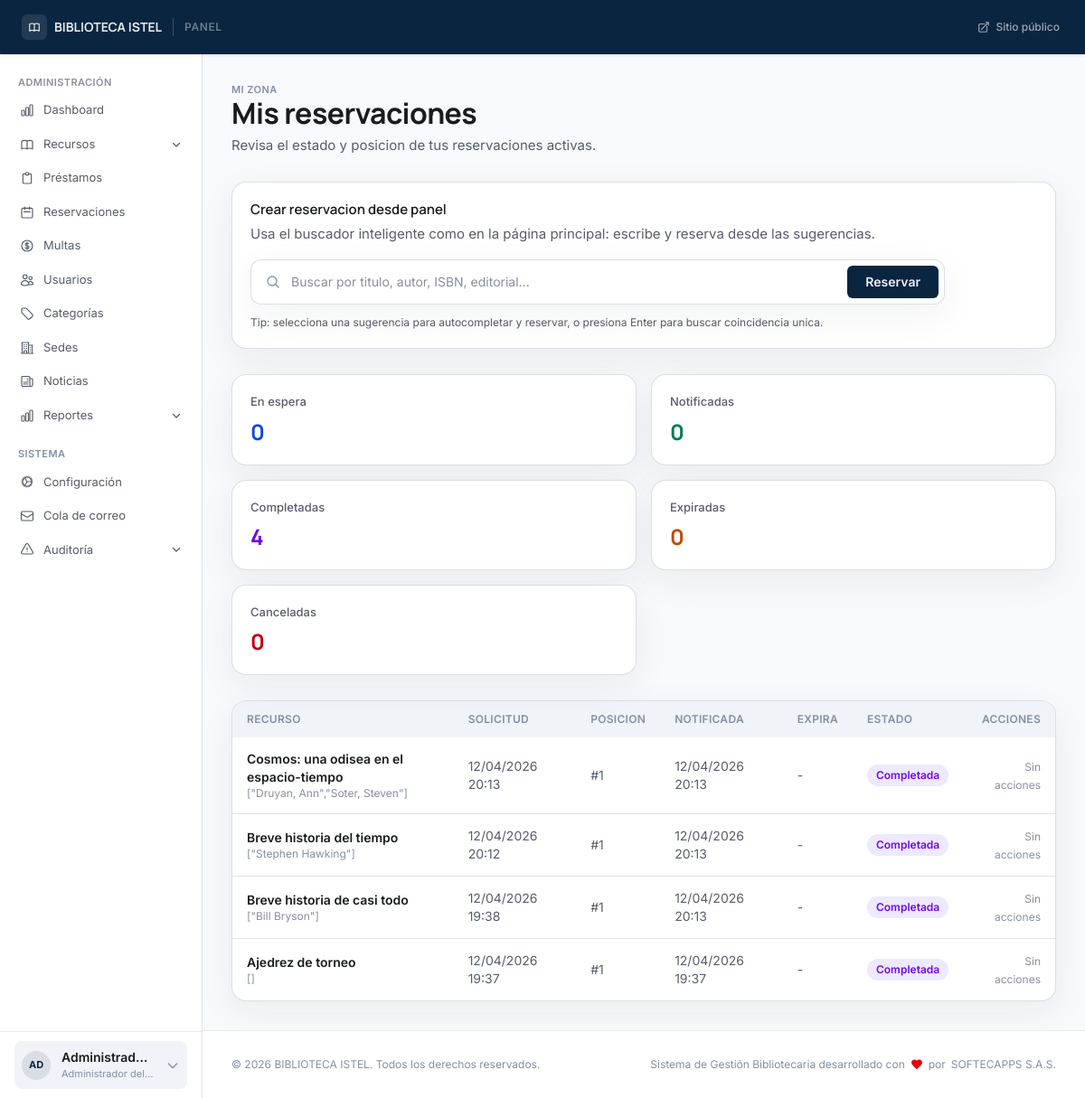
The page /account/reservations (signed in) on the database its author committed.
### tables this page shows
CREATE TABLE `users` (
  `id` int(10) unsigned NOT NULL AUTO_INCREMENT,
  `user_number` varchar(20) DEFAULT NULL,
  `name` varchar(150) NOT NULL,
  `email` varchar(150) NOT NULL,
  `document_number` varchar(30) NOT NULL,
  `phone` varchar(30) DEFAULT NULL,
  `address` text DEFAULT NULL,
  `birthdate` date DEFAULT NULL,
  `photo` varchar(255) DEFAULT NULL,
  `role` enum('admin','librarian','teacher','user','guest') NOT NULL DEFAULT 'user',
  `user_type` enum('student','teacher','external','staff') NOT NULL DEFAULT 'student',
  `status` enum('active','suspended','blocked','inactive') NOT NULL DEFAULT 'active',
  `password_hash` varchar(255) NOT NULL,
  `remember_token` varchar(64) DEFAULT NULL,
  `remember_expires` datetime DEFAULT NULL,
  `email_verified_at` datetime DEFAULT NULL,
  `force_password_change` tinyint(1) NOT NULL DEFAULT 0,
  `last_login_at` datetime DEFAULT NULL,
  `last_login_ip` varchar(45) DEFAULT NULL,
  `created_at` datetime NOT NULL DEFAULT current_timestamp(),
  `updated_at` datetime NOT NULL DEFAULT current_timestamp() ON UPDATE current_timestamp(),
  PRIMARY KEY (`id`),
  UNIQUE KEY `uq_users_email` (`email`),
  UNIQUE KEY `uq_users_document` (`document_number`),
  UNIQUE KEY `uq_users_user_number` (`user_number`),
  KEY `idx_users_role_status` (`role`,`status`)
);

CREATE TABLE `reservations` (
  `id` int(10) unsigned NOT NULL AUTO_INCREMENT,
  `resource_id` int(10) unsigned NOT NULL,
  `user_id` int(10) unsigned NOT NULL,
  `queue_position` int(10) unsigned NOT NULL,
  `status` enum('waiting','notified','fulfilled','cancelled','expired') NOT NULL DEFAULT 'waiting',
  `notified_at` datetime DEFAULT NULL,
  `expires_at` datetime DEFAULT NULL,
  `created_at` datetime NOT NULL DEFAULT current_timestamp(),
  `updated_at` datetime NOT NULL DEFAULT current_timestamp() ON UPDATE current_timestamp(),
  PRIMARY KEY (`id`),
  KEY `idx_reservations_user` (`user_id`,`status`),
  KEY `idx_reservations_resource_queue` (`resource_id`,`queue_position`,`status`),
  CONSTRAINT `fk_reservations_resource` FOREIGN KEY (`resource_id`) REFERENCES `resources` (`id`) ON UPDATE CASCADE,
  CONSTRAINT `fk_reservations_user` FOREIGN KEY (`user_id`) REFERENCES `users` (`id`) ON UPDATE CASCADE
);

CREATE TABLE `resources` (
  `id` int(10) unsigned NOT NULL AUTO_INCREMENT,
  `isbn_13` char(13) DEFAULT NULL,
  `marc_leader` char(24) DEFAULT NULL,
  `marc_control_number` varchar(64) DEFAULT NULL,
  `title` varchar(300) NOT NULL,
  `authors` longtext NOT NULL CHECK (json_valid(`authors`)),
  `marc_record` longtext DEFAULT NULL CHECK (json_valid(`marc_record`)),
  `publisher` varchar(200) DEFAULT NULL,
  `edition_statement` varchar(200) DEFAULT NULL,
  `publication_year` smallint(6) DEFAULT NULL,
  `category_id` int(10) unsigned NOT NULL,
  `branch_id` int(10) unsigned DEFAULT NULL,
  `support_type` enum('physical','digital','audiovisual','journal','thesis','map','score','kit','game','other') NOT NULL DEFAULT 'physical',
  `resource_type` varchar(60) DEFAULT NULL,
  `content_type` varchar(80) DEFAULT NULL,
  `media_type` varchar(80) DEFAULT NULL,
  `carrier_type` varchar(80) DEFAULT NULL,
  `description` text DEFAULT NULL,
  `pages` smallint(5) unsigned DEFAULT NULL,
  `language` char(2) NOT NULL DEFAULT 'es',
  `cover_image` varchar(255) DEFAULT NULL,
  `location` varchar(100) DEFAULT NULL,
  `digital_url` text DEFAULT NULL,
  `acquisition_price` decimal(8,2) DEFAULT NULL,
  `replacement_cost` decimal(8,2) NOT NULL,
  `acquisition_date` date DEFAULT NULL,
  `acquired_at` datetime DEFAULT NULL,
  `is_new_acquisition` tinyint(1) NOT NULL DEFAULT 1,
  `total_copies` tinyint(3) unsigned NOT NULL DEFAULT 0,
  `available_copies` tinyint(3) unsigned NOT NULL DEFAULT 0,
  `digital_access_count` int(10) unsigned NOT NULL DEFAULT 0,
  `is_active` tinyint(1) NOT NULL DEFAULT 1,
  `deactivated_at` datetime DEFAULT NULL,
  `deactivated_by` int(10) unsigned DEFAULT NULL,
  `deactivation_reason` text DEFAULT NULL,
  `created_at` datetime NOT NULL DEFAULT current_timestamp(),
  `updated_at` datetime NOT NULL DEFAULT current_timestamp() ON UPDATE current_timestamp(),
  PRIMARY KEY (`id`),
  UNIQUE KEY `uq_books_marc_control_number` (`marc_control_number`),
  UNIQUE KEY `uq_resources_isbn` (`isbn_13`),
  KEY `idx_resources_support_active` (`support_type`,`is_active`),
  KEY `idx_resources_branch` (`branch_id`,`is_active`),
  KEY `idx_resources_new_acquisition` (`is_new_acquisition`,`acquired_at`),
  KEY `idx_resources_category` (`category_id`),
  KEY `fk_resources_deactivated_by` (`deactivated_by`),
  FULLTEXT KEY `ft_books_search` (`title`,`publisher`),
  CONSTRAINT `fk_resources_branch` FOREIGN KEY (`branch_id`) REFERENCES `library_branches` (`id`) ON UPDATE CASCADE,
  CONSTRAINT `fk_resources_category` FOREIGN KEY (`category_id`) REFERENCES `categories` (`id`) ON UPDATE CASCADE,
  CONSTRAINT `fk_resources_deactivated_by` FOREIGN KEY (`deactivated_by`) REFERENCES `users` (`id`) ON DELETE SET NULL ON UPDATE CASCADE
);

### views/account/reservations.php (the view, shortened to what the rows shown need)
<?php
$e = fn(mixed $v) => htmlspecialchars((string) $v, ENT_QUOTES | ENT_SUBSTITUTE, 'UTF-8');
$statusClass = static function (string $status): string {
    return match ($status) {
        'waiting' => 'bg-blue-100 text-blue-700',
        'notified' => 'bg-emerald-100 text-emerald-700',
        'fulfilled' => 'bg-violet-100 text-violet-700',
        'expired' => 'bg-amber-100 text-amber-700',
        'cancelled' => 'bg-red-100 text-red-700',
        default => 'bg-slate-100 text-slate-700',
    };
};
$statusLabel = static function (string $status): string {
    return match ($status) {
        'waiting' => 'En espera',
        'notified' => 'Notificada',
        'fulfilled' => 'Completada',
        'expired' => 'Expirada',
        'cancelled' => 'Cancelada',
        default => ucfirst($status),
    };
};
?>
<section class="p-6 lg:p-8">
    <div class="mb-7">
        <h1 class="headline-lg text-on-surface">Mis reservaciones</h1>
    </div>
    <div class="mb-7 rounded-2xl border border-outline-variant/60 bg-white p-5 shadow-ambient">
        <h2 class="title-sm text-on-surface">Crear reservacion desde panel</h2>
    </div>
    <div class="overflow-hidden rounded-2xl border border-outline-variant/60 bg-white shadow-ambient">
        <div class="overflow-x-auto">
            <table class="min-w-full text-left">
                <thead class="bg-surface-container-low text-xs uppercase tracking-wide text-on-surface-subtle">
                    <tr>
                        <th class="px-4 py-3 font-semibold">Recurso</th>
                        <th class="px-4 py-3 font-semibold">Solicitud</th>
                        <th class="px-4 py-3 font-semibold">Posicion</th>
                        <th class="px-4 py-3 font-semibold">Notificada</th>
                        <th class="px-4 py-3 font-semibold">Expira</th>
                        <th class="px-4 py-3 font-semibold">Estado</th>
                        <th class="px-4 py-3 font-semibold text-right">Acciones</th>
                    </tr>
                </thead>
                <tbody class="divide-y divide-outline-variant/50 text-sm">
                    <?php if (empty($reservations)): ?>
                        <tr>
                            <td colspan="7" class="px-4 py-8 text-center text-on-surface-subtle">No tienes reservaciones registradas.</td>
                        </tr>
                    <?php else: ?>
                        <?php foreach ($reservations as $reservation): ?>
                            <tr class="hover:bg-surface-container-low/60 transition-colors">
                                <td class="px-4 py-3.5">
                                    <p class="font-semibold text-on-surface"><?= $e($reservation['book_title'] ?? 'Libro') ?></p>
                                    <p class="text-xs text-on-surface-subtle"><?= $e($reservation['book_authors'] ?? '') ?></p>
                                </td>
                                <td class="px-4 py-3.5 text-on-surface-muted"><?= $e((new DateTime($reservation['created_at']))->format('d/m/Y H:i')) ?></td>
                                <td class="px-4 py-3.5 text-on-surface-muted">#<?= (int) ($reservation['queue_position'] ?? 0) ?></td>
                                <td class="px-4 py-3.5 text-on-surface-muted">
                                    <?= !empty($reservation['notified_at']) ? $e((new DateTime($reservation['notified_at']))->format('d/m/Y H:i')) : '-' ?>
                                </td>
                                <td class="px-4 py-3.5 text-on-surface-muted">
                                    <?= !empty($reservation['expires_at']) ? $e((new DateTime($reservation['expires_at']))->format('d/m/Y H:i')) : '-' ?>
                                </td>
                                <td class="px-4 py-3.5">
                                    <span class="inline-flex rounded-full px-2.5 py-1 text-xs font-semibold <?= $statusClass((string) $reservation['status']) ?>">
                                        <?= $e($statusLabel((string) $reservation['status'])) ?>
                                    </span>
                                </td>
                                <td class="px-4 py-3.5 text-right">
                                    <?php if (in_array((string) ($reservation['status'] ?? ''), ['waiting', 'notified'], true)): ?>
                                        <form method="POST" action="<?= BASE_URL ?>/account/reservations/<?= (int) ($reservation['id'] ?? 0) ?>/cancel" class="inline">
                                            <input type="hidden" name="_csrf_token" value="<?= $e((string) \Core\Session::get('_csrf_token', '')) ?>">
                                            <button type="submit"
                                                    class="inline-flex items-center rounded-lg border border-outline-variant px-2.5 py-1.5 text-xs font-semibold text-on-surface-muted hover:bg-surface-container-low transition-colors">
                                                Cancelar
                                            </button>
                                        </form>
                                    <?php else: ?>
                                        <span class="text-xs text-on-surface-subtle">Sin acciones</span>
                                    <?php endif; ?>
                                </td>
                            </tr>
                        <?php endforeach; ?>
                    <?php endif; ?>
                </tbody>
            </table>
        </div>
    </div>
</section>

### views/partials/panel-sidebar.php (shortened to what the rows shown need)
<?php
$_e      = fn(mixed $v) => htmlspecialchars((string) $v, ENT_QUOTES | ENT_SUBSTITUTE, 'UTF-8');
$role    = $auth_user['role'] ?? '';
$roleBadge = match($role) {
    'admin'     => ['Administrador del sistema', 'bg-red-100 text-red-700 border-red-200'],
    'librarian' => ['Bibliotecario', 'bg-violet-100 text-violet-700 border-violet-200'],
    'teacher'   => ['Docente', 'bg-blue-100 text-blue-700 border-blue-200'],
    'user'    => ['Socio', 'bg-emerald-100 text-emerald-700 border-emerald-200'],
    default     => ['Usuario', 'bg-slate-100 text-slate-700 border-slate-200'],
};
$initials = mb_strtoupper(mb_substr($auth_user['name'] ?? '?', 0, 2));
?>
<aside class="hidden lg:flex flex-col w-56 bg-white border-r border-outline-variant/50 shrink-0" aria-label="Navegación del panel">
    <div class="min-h-[74px] border-t border-outline-variant/40 bg-white px-4 py-2 flex items-center">
        <details class="group relative w-full" onmouseenter="if (this._closeTimer) { clearTimeout(this._closeTimer); this._closeTimer = null; }" onmouseleave="this._closeTimer = setTimeout(() => this.removeAttribute('open'), 320)">
            <summary class="list-none flex items-center gap-3 rounded-lg bg-surface-container-low px-2 py-2 cursor-pointer transition-colors duration-150 hover:bg-white text-on-surface">
                <div class="flex h-8 w-8 shrink-0 items-center justify-center rounded-full bg-primary/10 text-[11px] font-bold text-primary">
                    <?= $_e($initials) ?>
                </div>
                <div class="min-w-0 flex-1">
                    <p class="truncate text-sm font-semibold"><?= $_e($auth_user['name'] ?? '') ?></p>
                    <p class="truncate text-[11px] text-on-surface-subtle"><?= $_e($roleBadge[0]) ?></p>
                </div>
                <svg class="w-4 h-4 text-on-surface-subtle transition-transform duration-200 group-open:rotate-180" fill="none" viewBox="0 0 24 24" stroke="currentColor" stroke-width="2" aria-hidden="true">
                    <path stroke-linecap="round" stroke-linejoin="round" d="M19 9l-7 7-7-7"/>
                </svg>
            </summary>
        </details>
    </div>
</aside>

### rows shown on the page
users: name "AD", name "Administrad…", role "Administrador del…"
reservations: resource.title "Cosmos: una odisea en el espacio-tiempo", resource.authors "[\"Druyan, Ann\",\"Soter, Steven\"]", created_at "12/04/2026 20:13", queue_position "1", notified_at "12/04/2026 20:13", status "Completada", shows "Sin acciones"
reservations: resource.title "Breve historia del tiempo", resource.authors "[\"Stephen Hawking\"]", created_at "12/04/2026 20:12", queue_position "1", notified_at "12/04/2026 20:13", status "Completada", shows "Sin acciones"
reservations: resource.title "Breve historia de casi todo", resource.authors "[\"Bill Bryson\"]", created_at "12/04/2026 19:38", queue_position "1", notified_at "12/04/2026 20:13", status "Completada", shows "Sin acciones"
reservations: resource.title "Ajedrez de torneo", resource.authors "[]", created_at "12/04/2026 19:37", queue_position "1", notified_at "12/04/2026 19:37", status "Completada", shows "Sin acciones"

### other values the page prints
$_e($settings['library_name'] ?? 'Biblioteca') "BIBLIOTECA ISTEL"
$summary['waiting'] "0"
$summary['notified'] "0"
$summary['fulfilled'] "4"
$summary['expired'] "0"
$summary['cancelled'] "0"
$settings['library_name'] "BIBLIOTECA ISTEL"
